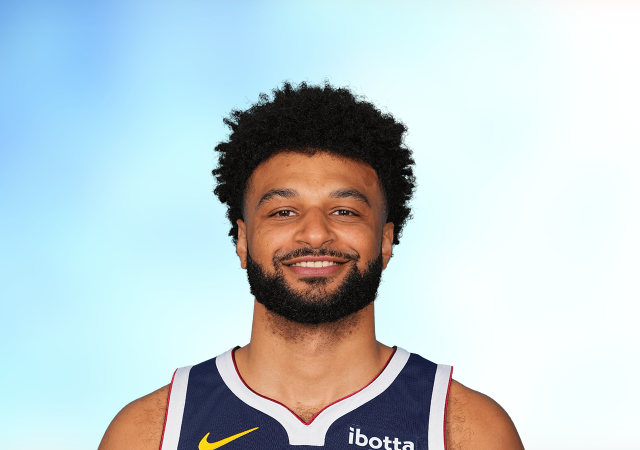
#> input picture img/jamal_murray.png, 640 x 450 px
$ python seis.py
#> lines starting #> are read from the running program, lines starting #| are printed output that depends on the picture; after the words box and inside, x2 and y2 are one past the last pixel; in counts of white or black regions, pixels touching at a corner belong together
import numpy as np
from PIL import Image
import matplotlib.pyplot as plt

def load_image(path):
#> called with path = 'img/jamal_murray.png'
    img = Image.open(path).convert('L')  # Converte para escala de cinza
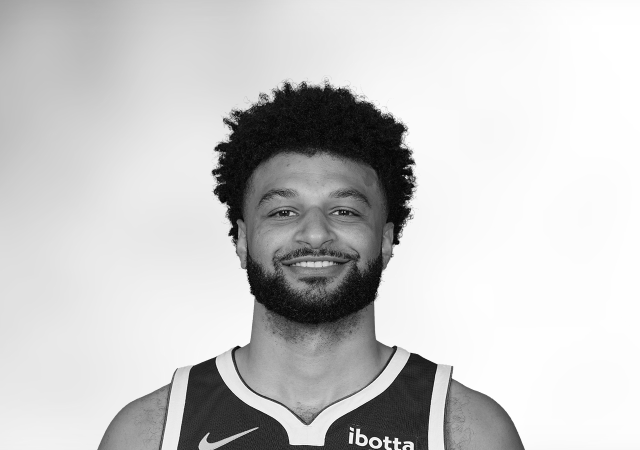
#> img: PIL image 640x450 L; min 5, max 255, mean 201.1
    return np.array(img)

def segment_image(image):

    segmented = np.zeros_like(image, dtype=np.uint8)

    # Definição dos intervalos conforme a tabela
    ranges = [(0, 50, 25), (51, 100, 75), (101, 150, 125), (151, 200, 175), (201, 255, 255)]

    for low, high, value in ranges:
        mask = (image >= low) & (image <= high)
        segmented[mask] = value
#> this loop made 5 passes
#> pass 1, in segment_image, `mask = (image >= low) & (image <= high)`:
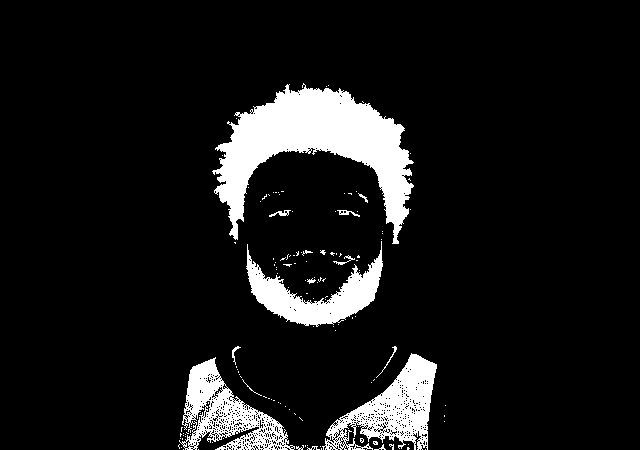
#> mask: shape (450, 640) bool; 9.4% white; 132 white regions (117 under 20 px), largest, box (x1, y1, x2, y2) and area: (212, 83, 414, 244) 13202, (322, 353, 437, 450) 4773, (179, 357, 295, 450) 4310
#> pass 2, in segment_image, `mask = (image >= low) & (image <= high)`:
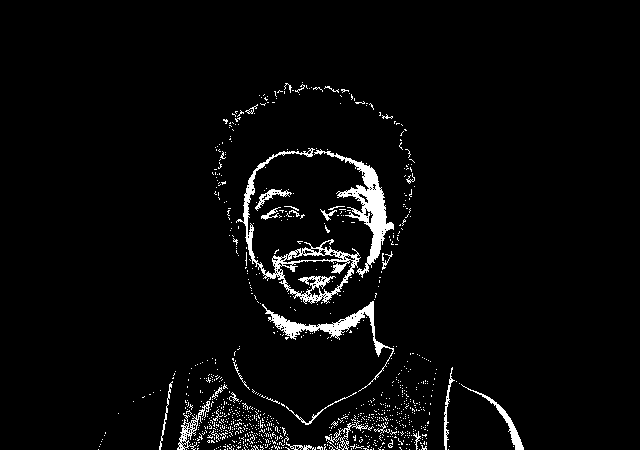
#> mask: shape (450, 640) bool; 3.7% white; 949 white regions (915 under 20 px), largest, box (x1, y1, x2, y2) and area: (236, 148, 361, 304) 2318, (314, 149, 394, 278) 2066, (262, 301, 394, 392) 1362
#> pass 3, in segment_image, `mask = (image >= low) & (image <= high)`:
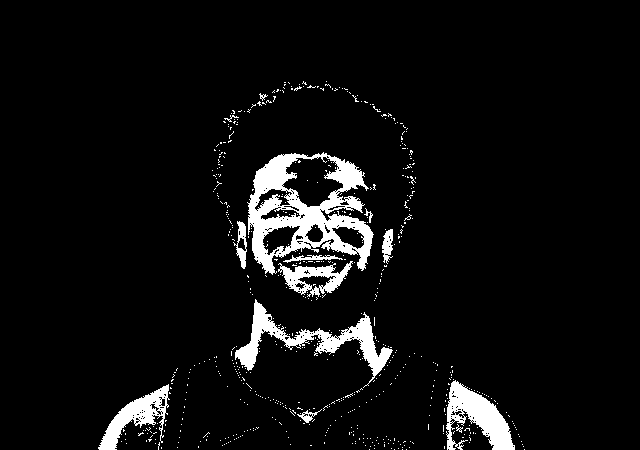
#> mask: shape (450, 640) bool; 5.9% white; 608 white regions (595 under 20 px), largest, box (x1, y1, x2, y2) and area: (247, 152, 374, 275) 6706, (235, 299, 393, 388) 2943, (446, 380, 515, 450) 2323
#> after the loop:
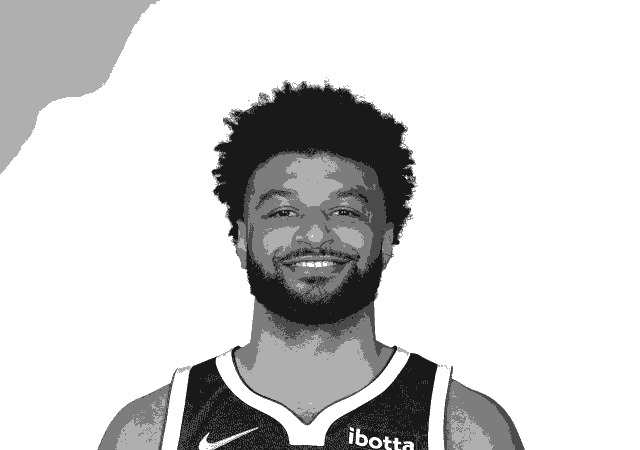
#> segmented: shape (450, 640); min 25, max 255, mean 211.3

    return segmented

def show_images(original, segmented):
    fig, axes = plt.subplots(1, 2, figsize=(10, 5))

    axes[0].imshow(original, cmap='gray')
    axes[0].set_title("Original")
    axes[0].axis('off')

    axes[1].imshow(segmented, cmap='gray')
    axes[1].set_title("Segmentada")
    axes[1].axis('off')

    plt.show()

# Caminho da imagem
image_path = "img/jamal_murray.png"  # Substitua pelo caminho correto

# Carregar imagem
gray_image = load_image(image_path)

# Aplicar segmentação
segmented_image = segment_image(gray_image)

# Mostrar imagens
show_images(gray_image, segmented_image)
